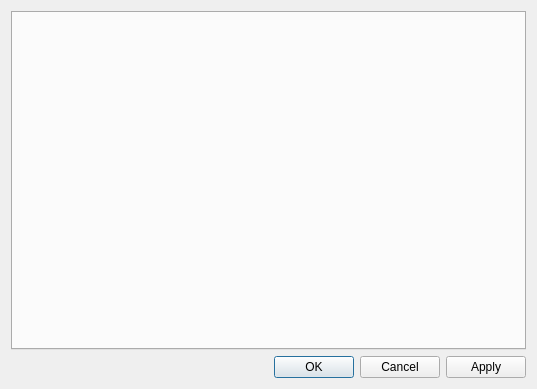
<?xml version="1.0" encoding="UTF-8"?>
<ui version="4.0">
 <class>Dialog</class>
 <widget class="QDialog" name="Dialog">
  <property name="geometry">
   <rect>
    <x>0</x>
    <y>0</y>
    <width>537</width>
    <height>389</height>
   </rect>
  </property>
  <property name="windowTitle">
   <string>Settings</string>
  </property>
  <layout class="QVBoxLayout" name="verticalLayout">
   <item>
    <widget class="QTabWidget" name="tabWidget">
     <property name="sizePolicy">
      <sizepolicy hsizetype="Expanding" vsizetype="Preferred">
       <horstretch>0</horstretch>
       <verstretch>0</verstretch>
      </sizepolicy>
     </property>
    </widget>
   </item>
   <item>
    <widget class="QDialogButtonBox" name="buttonBox">
     <property name="orientation">
      <enum>Qt::Horizontal</enum>
     </property>
     <property name="standardButtons">
      <set>QDialogButtonBox::Apply|QDialogButtonBox::Cancel|QDialogButtonBox::Ok</set>
     </property>
    </widget>
   </item>
  </layout>
 </widget>
 <resources/>
 <connections>
  <connection>
   <sender>buttonBox</sender>
   <signal>accepted()</signal>
   <receiver>Dialog</receiver>
   <slot>accept()</slot>
   <hints>
    <hint type="sourcelabel">
     <x>248</x>
     <y>254</y>
    </hint>
    <hint type="destinationlabel">
     <x>157</x>
     <y>274</y>
    </hint>
   </hints>
  </connection>
  <connection>
   <sender>buttonBox</sender>
   <signal>rejected()</signal>
   <receiver>Dialog</receiver>
   <slot>reject()</slot>
   <hints>
    <hint type="sourcelabel">
     <x>316</x>
     <y>260</y>
    </hint>
    <hint type="destinationlabel">
     <x>286</x>
     <y>274</y>
    </hint>
   </hints>
  </connection>
 </connections>
</ui>
